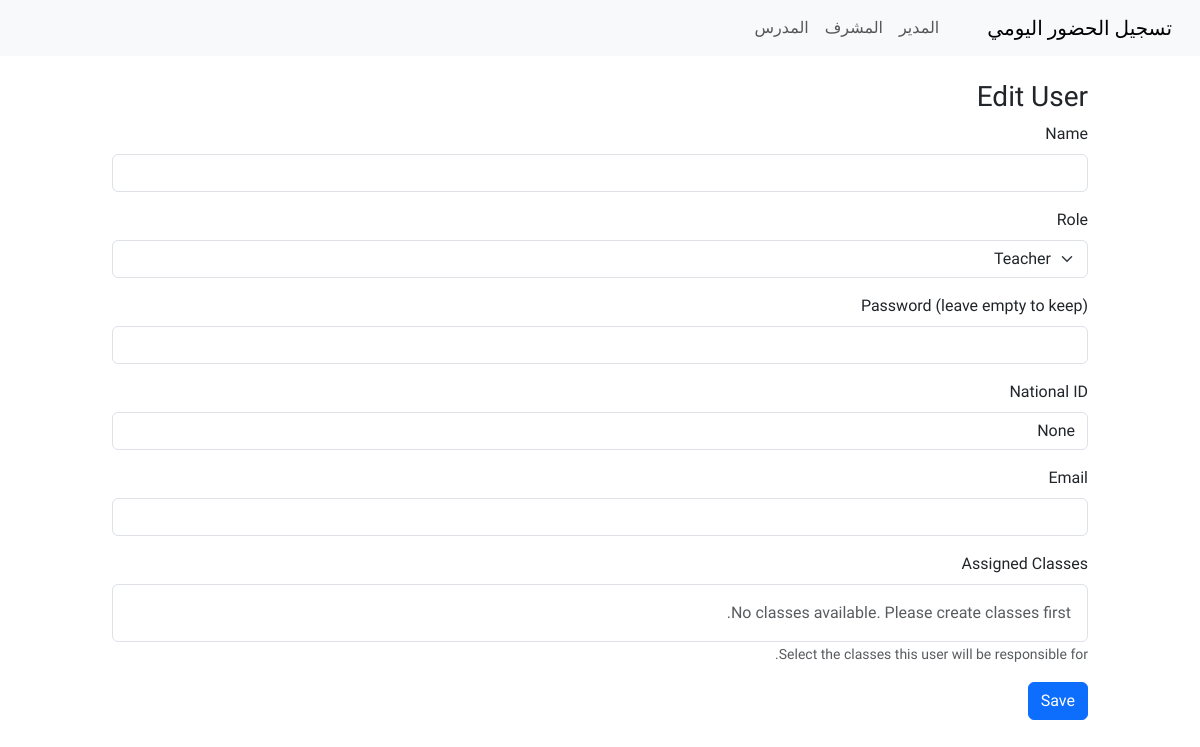
Page /admin/users/2/edit (signed in) on the earlier database version.
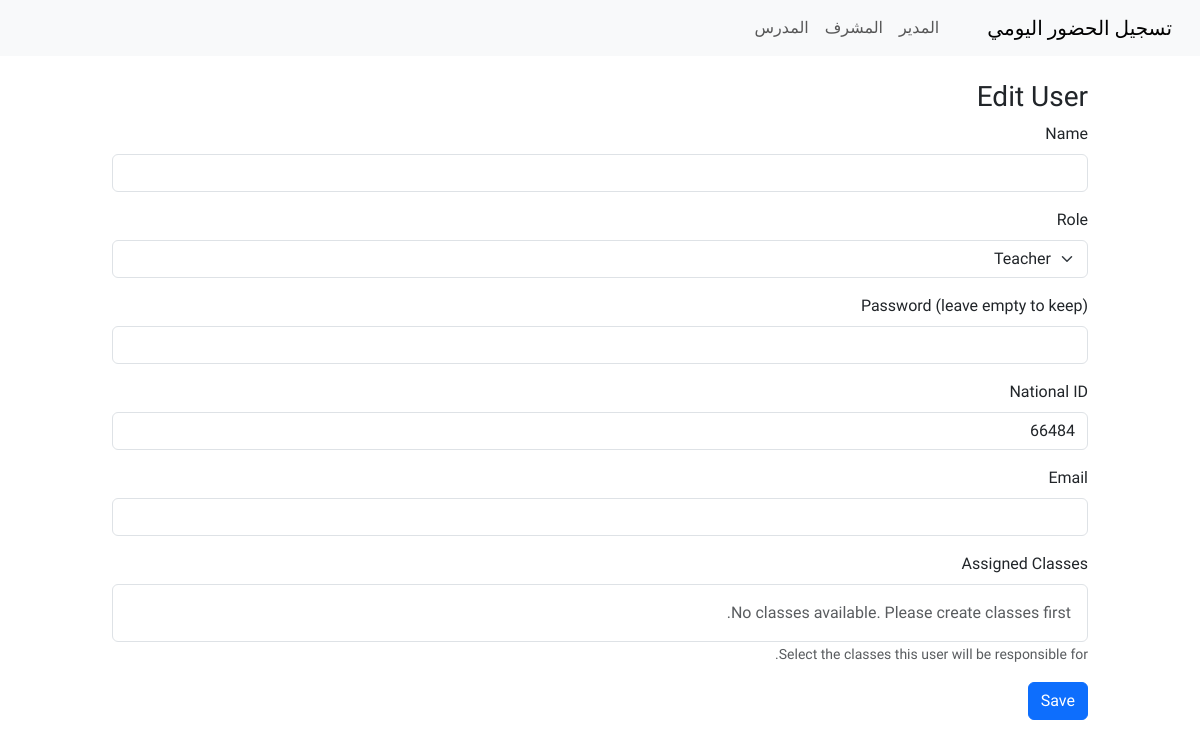
Same page on the later database version.
### backup/app___0__.py (models this page shows, shortened)
class User(db.Model, UserMixin):
    id = db.Column(db.Integer, primary_key=True)
    name = db.Column(db.String(150), nullable=False)
    role = db.Column(db.String(50), nullable=False)  # admin, staff, teacher, student
    password_hash = db.Column(db.String(200), nullable=True)
    national_id = db.Column(db.String(50), nullable=True)
    classes = db.Column(db.String(200), nullable=True)

### backup/app___0__.py (the view, shortened to what this page needs)
@app.route('/admin/users/<int:user_id>/edit', methods=['GET', 'POST'])
@login_required
def admin_users_edit(user_id):
    if not admin_required():
        return redirect(url_for('index'))
    user = User.query.get_or_404(user_id)
    return render_template('admin_user_form.html', user=user)

### backup/app___0__.py (called while the page is built)
@login_manager.user_loader
def load_user(user_id):
    return User.query.get(int(user_id))

def admin_required():
    if not current_user.is_authenticated or current_user.role != 'admin':
        flash('Unauthorized', 'danger')
        return False
    return True

### templates/admin_user_form.html (shortened to what this page needs)
{% extends 'layout.html' %}
{% block content %}
<h3>{{ 'Edit' if user else 'Create' }} User</h3>
<form method="post">
    <div class="mb-3">
        <label class="form-label">Name</label>
        <input class="form-control" name="name" value="{{ user.username if user else '' }}" required>
    </div>
    <div class="mb-3">
        <label class="form-label">Role</label>
        <select name="role" class="form-select">
            <option value="teacher" {% if user and user.role=='teacher' %}selected{% endif %}>Teacher</option>
        </select>
    </div>
    <div class="mb-3">
        <label class="form-label">Password (leave empty to keep)</label>
        <input class="form-control" name="password" type="password">
    </div>
    <div class="mb-3">
        <label class="form-label">National ID</label>
        <input class="form-control" name="national_id" value="{{ user.national_id if user else '' }}">
    </div>
    <div class="mb-3">
        <label class="form-label">Email</label>
        <input class="form-control" name="email" type="email" value="{{ user.email if user else '' }}">
    </div>
    <div class="mb-3" id="class-assignment-section" style="display: none;">
        <label class="form-label">Assigned Classes</label>
        <div class="border p-3 rounded" style="max-height: 300px; overflow-y: auto;">
            {% if classes %}
            {% set assigned_class_ids = user.classes.split(',') if user and user.classes else [] %}
            {% for cls in classes %}
            <div class="form-check">
                <input class="form-check-input" type="checkbox" name="assigned_classes" value="{{ cls.id }}"
                    id="class_{{ cls.id }}" {% if cls.id|string in assigned_class_ids %}checked{% endif %}>
                <label class="form-check-label" for="class_{{ cls.id }}">
                    {{ cls.name }}
                </label>
            </div>
            {% endfor %}
            {% else %}
            <p class="text-muted mb-0">No classes available. Please create classes first.</p>
            {% endif %}
        </div>
        <small class="form-text text-muted">Select the classes this user will be responsible for.</small>
    </div>
    <button class="btn btn-primary" type="submit">Save</button>
</form>
{% endblock %}

Differences in the rows shown:
changed User "Teacher": national_id "None" → "66484"
